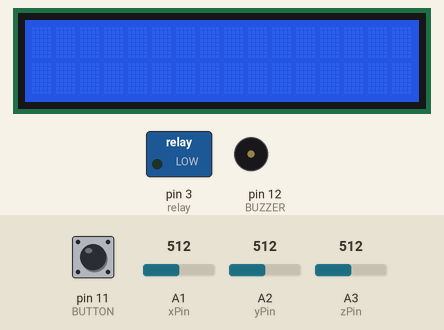
A sketch run on a simulated Arduino Uno, built with avr-gcc and run on an emulated ATmega328P. Shown: 16×2 character LCD, switched loads named in the sketch (green lamp = pin HIGH), buzzer (waves = sounding, pin HIGH). The test bench sets the inputs (shaded band); at power-on: pin 11 (BUTTON) HIGH, A1 (xPin) = 512, A2 (yPin) = 512, A3 (zPin) = 512.

Above: at 1.2 s.
1.3 s: pin 11 (BUTTON) pulled LOW for 0.15 s
At 2.8 s:
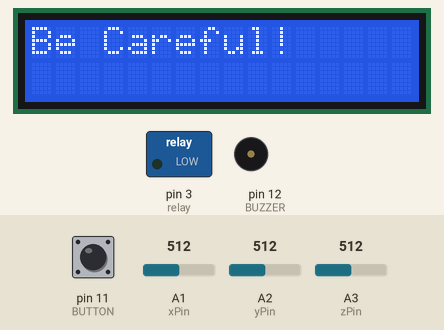
4.4 s: pin 11 (BUTTON) pulled LOW for 1 s
8.4 s: pin 11 (BUTTON) pulled LOW for 3.2 s
Timing chart, 0 to 11.4 s (numbered marks = the images above; inputs shaded):
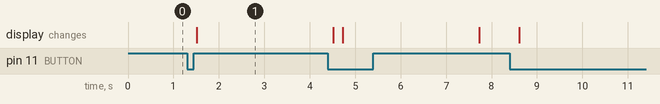

The sketch:

AccidentDetector-Unit.ino
```cpp
#include<LiquidCrystal_I2C.h>
#include <AltSoftSerial.h>
#include <SoftwareSerial.h>
#include <math.h>
#include <Wire.h>

//must add i2c lcd address use i2c-scanner.ino file
LiquidCrystal_I2C lcd(0x27, 16, 2);

//--------------------------------------------------------------
#define BUZZER 12
#define BUTTON 11
#define relay 3
//--------------------------------------------------------------
#define xPin A1
#define yPin A2
#define zPin A3
//--------------------------------------------------------------

byte updateflag;

int xaxis = 0, yaxis = 0, zaxis = 0;
int deltx = 0, delty = 0, deltz = 0;
int vibration = 2, devibrate = 75;
int magnitude = 0;
int sensitivity = 160;
double angle;
boolean impact_detected = false;
//Used to run impact routine every 2mS.
unsigned long time1;
unsigned long impact_time;
unsigned long alert_delay = 30000; //30 seconds
//--------------------------------------------------------------


/*****************************************************************************************
 * setup() function
 *****************************************************************************************/
void setup()
{
  //--------------------------------------------------------------
  //Serial.println("Arduino serial initialize");
  Serial.begin(9600);
  pinMode(BUZZER, OUTPUT);
  pinMode(BUTTON, INPUT_PULLUP);
  pinMode(relay, OUTPUT);
  //--------------------------------------------------------------
  //initialize lcd screen
  lcd.begin();
  // turn on the backlight
  lcd.backlight();
  lcd.clear();

  time1 = micros();
  xaxis = analogRead(xPin);
  yaxis = analogRead(yPin);
  zaxis = analogRead(zPin);
}

void loop()
{
  //--------------------------------------------------------------
  //call impact routine every 2mS
  if (micros() - time1 > 1999){
  Impact();
  if(updateflag > 0)
  {
    updateflag=0;
    Serial.println("Impact detected!!");
    Serial.print("Magnitude:"); Serial.println(magnitude);

    digitalWrite(BUZZER, HIGH);
    impact_detected = true;
    impact_time = millis();

    lcd.clear();
    lcd.setCursor(0,0); //col=0 row=0
    lcd.print("Crash Detected");
    lcd.setCursor(0,1); //col=0 row=1
    lcd.print("Magnitude:"+String(magnitude));
  }
  //--------------------------------------------------------------
  if(impact_detected == true)
  {
    if(millis() - impact_time >= alert_delay) {
      digitalWrite(BUZZER, LOW);
      delay(1000);
      impact_detected = false;
      impact_time = 0;
    }
    else{
    digitalWrite(relay, HIGH);
    }
  }

  if(digitalRead(BUTTON) == LOW){
    delay(200);
    digitalWrite(BUZZER, LOW);
    digitalWrite(relay, LOW);
    impact_detected = false;
    impact_time = 0;
    lcd.clear();
    lcd.setCursor(0,0);
    lcd.print("Be Careful!");
    delay(3000);
    lcd.clear();
  }
  }
}


/*****************************************************************************************
 * Impact() function
 *****************************************************************************************/
void Impact()
{
  //--------------------------------------------------------------
  time1 = micros(); // resets time value
  //--------------------------------------------------------------
  int oldx = xaxis; //store previous axis readings for comparison
  int oldy = yaxis;
  int oldz = zaxis;

  xaxis = analogRead(xPin);
  yaxis = analogRead(yPin);
  zaxis = analogRead(zPin);

  //--------------------------------------------------------------
  //loop counter prevents false triggering. Vibration resets if there is an impact. Don't detect new changes until that "time" has passed.
  vibration--;
  //Serial.print("Vibration = "); Serial.println(vibration);
  if(vibration < 0) vibration = 0;
  //Serial.println("Vibration Reset!");

  if(vibration > 0) return;
  //--------------------------------------------------------------
  deltx = xaxis - oldx;
  delty = yaxis - oldy;
  deltz = zaxis - oldz;

  //Magnitude to calculate force of impact.
  magnitude = sqrt(sq(deltx) + sq(delty) + sq(deltz));
  //NNNNNNNNNNNNNNNNNNNNNNNNNNNNNNNNNNNNNNNNNNNNNNNNNNNNNNNNNNNNNNNNNNNNNNNNNNNNNNN
  if (magnitude >= sensitivity) //impact detected
  {
    updateflag=1;
    // reset anti-vibration counter
    vibration = devibrate;
  }
  //NNNNNNNNNNNNNNNNNNNNNNNNNNNNNNNNNNNNNNNNNNNNNNNNNNNNNNNNNNNNNNNNNNNNNNNNNNNNNNN
  else
  {
    //if (magnitude > 15)
      //Serial.println(magnitude);
    //reset magnitude of impact to 0
    magnitude=0;
  }
  //NNNNNNNNNNNNNNNNNNNNNNNNNNNNNNNNNNNNNNNNNNNNNNNNNNNNNNNNNNNNNNNNNNNNNNNNNNNNNNN
}
```

Measured:
- after the input at 1.3 s, the display: changes after 0.21 s (image 1)
